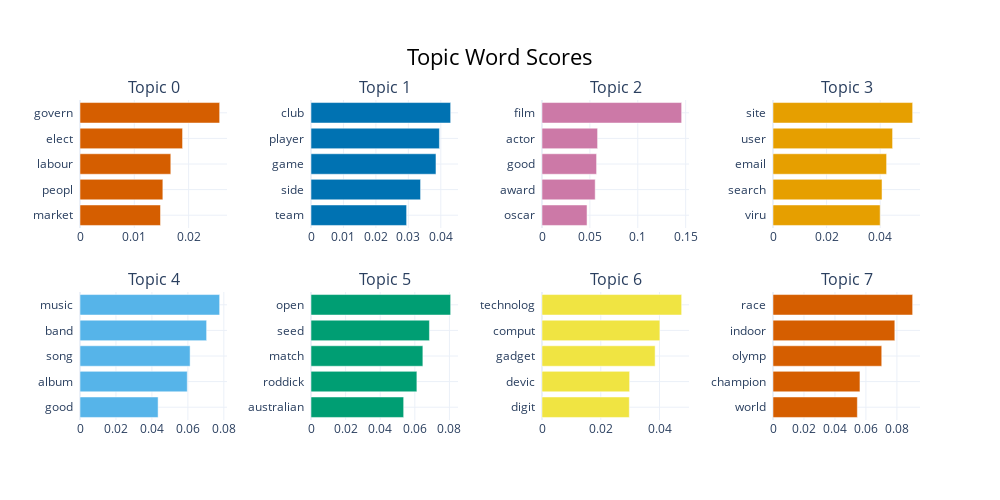

Source (notebook cell):
### Code cell
topic_model.visualize_barchart(top_n_topics = 8)

### Figure 1 — Plotly figure (JSON) as saved in the notebook; plotly's stock layout.template omitted (floating-point values rounded to 4 significant figures)
{"data": [{"marker": {"color": "#D55E00"}, "orientation": "h", "type": "bar", "x": [0.01482, 0.01525, 0.01672, 0.01888, 0.02571], "xaxis": "x", "y": ["market  ", "peopl  ", "labour  ", "elect  ", "govern  "], "yaxis": "y"}, {"marker": {"color": "#0072B2"}, "orientation": "h", "type": "bar", "x": [0.02947, 0.03377, 0.03852, 0.03958, 0.04304], "xaxis": "x2", "y": ["team  ", "side  ", "game  ", "player  ", "club  "], "yaxis": "y2"}, {"marker": {"color": "#CC79A7"}, "orientation": "h", "type": "bar", "x": [0.04702, 0.05553, 0.05699, 0.05803, 0.1458], "xaxis": "x3", "y": ["oscar  ", "award  ", "good  ", "actor  ", "film  "], "yaxis": "y3"}, {"marker": {"color": "#E69F00"}, "orientation": "h", "type": "bar", "x": [0.03999, 0.04069, 0.04239, 0.04462, 0.05212], "xaxis": "x4", "y": ["viru  ", "search  ", "email  ", "user  ", "site  "], "yaxis": "y4"}, {"marker": {"color": "#56B4E9"}, "orientation": "h", "type": "bar", "x": [0.04344, 0.05967, 0.06124, 0.07042, 0.07767], "xaxis": "x5", "y": ["good  ", "album  ", "song  ", "band  ", "music  "], "yaxis": "y5"}, {"marker": {"color": "#009E73"}, "orientation": "h", "type": "bar", "x": [0.05355, 0.0612, 0.06465, 0.06845, 0.08071], "xaxis": "x6", "y": ["australian  ", "roddick  ", "match  ", "seed  ", "open  "], "yaxis": "y6"}, {"marker": {"color": "#F0E442"}, "orientation": "h", "type": "bar", "x": [0.02971, 0.02982, 0.03851, 0.04013, 0.04753], "xaxis": "x7", "y": ["digit  ", "devic  ", "gadget  ", "comput  ", "technolog  "], "yaxis": "y7"}, {"marker": {"color": "#D55E00"}, "orientation": "h", "type": "bar", "x": [0.05446, 0.05614, 0.07021, 0.07865, 0.09016], "xaxis": "x8", "y": ["world  ", "champion  ", "olymp  ", "indoor  ", "race  "], "yaxis": "y8"}], "layout": {"annotations": [{"font": {"size": 16}, "showarrow": false, "text": "Topic 0", "x": 0.0875, "xanchor": "center", "xref": "paper", "y": 1, "yanchor": "bottom", "yref": "paper"}, {"font": {"size": 16}, "showarrow": false, "text": "Topic 1", "x": 0.3625, "xanchor": "center", "xref": "paper", "y": 1, "yanchor": "bottom", "yref": "paper"}, {"font": {"size": 16}, "showarrow": false, "text": "Topic 2", "x": 0.6375, "xanchor": "center", "xref": "paper", "y": 1, "yanchor": "bottom", "yref": "paper"}, {"font": {"size": 16}, "showarrow": false, "text": "Topic 3", "x": 0.9125, "xanchor": "center", "xref": "paper", "y": 1, "yanchor": "bottom", "yref": "paper"}, {"font": {"size": 16}, "showarrow": false, "text": "Topic 4", "x": 0.0875, "xanchor": "center", "xref": "paper", "y": 0.4, "yanchor": "bottom", "yref": "paper"}, {"font": {"size": 16}, "showarrow": false, "text": "Topic 5", "x": 0.3625, "xanchor": "center", "xref": "paper", "y": 0.4, "yanchor": "bottom", "yref": "paper"}, {"font": {"size": 16}, "showarrow": false, "text": "Topic 6", "x": 0.6375, "xanchor": "center", "xref": "paper", "y": 0.4, "yanchor": "bottom", "yref": "paper"}, {"font": {"size": 16}, "showarrow": false, "text": "Topic 7", "x": 0.9125, "xanchor": "center", "xref": "paper", "y": 0.4, "yanchor": "bottom", "yref": "paper"}], "height": 500, "hoverlabel": {"bgcolor": "white", "font": {"family": "Rockwell", "size": 16}}, "showlegend": false, "title": {"font": {"color": "Black", "size": 22}, "text": "Topic Word Scores", "x": 0.5, "xanchor": "center", "yanchor": "top"}, "width": 1000, "xaxis": {"anchor": "y", "domain": [0, 0.175], "showgrid": true}, "xaxis2": {"anchor": "y2", "domain": [0.275, 0.45], "showgrid": true}, "xaxis3": {"anchor": "y3", "domain": [0.55, 0.725], "showgrid": true}, "xaxis4": {"anchor": "y4", "domain": [0.825, 1], "showgrid": true}, "xaxis5": {"anchor": "y5", "domain": [0, 0.175], "showgrid": true}, "xaxis6": {"anchor": "y6", "domain": [0.275, 0.45], "showgrid": true}, "xaxis7": {"anchor": "y7", "domain": [0.55, 0.725], "showgrid": true}, "xaxis8": {"anchor": "y8", "domain": [0.825, 1], "showgrid": true}, "yaxis": {"anchor": "x", "domain": [0.6, 1], "showgrid": true}, "yaxis2": {"anchor": "x2", "domain": [0.6, 1], "showgrid": true}, "yaxis3": {"anchor": "x3", "domain": [0.6, 1], "showgrid": true}, "yaxis4": {"anchor": "x4", "domain": [0.6, 1], "showgrid": true}, "yaxis5": {"anchor": "x5", "domain": [0, 0.4], "showgrid": true}, "yaxis6": {"anchor": "x6", "domain": [0, 0.4], "showgrid": true}, "yaxis7": {"anchor": "x7", "domain": [0, 0.4], "showgrid": true}, "yaxis8": {"anchor": "x8", "domain": [0, 0.4], "showgrid": true}}}
